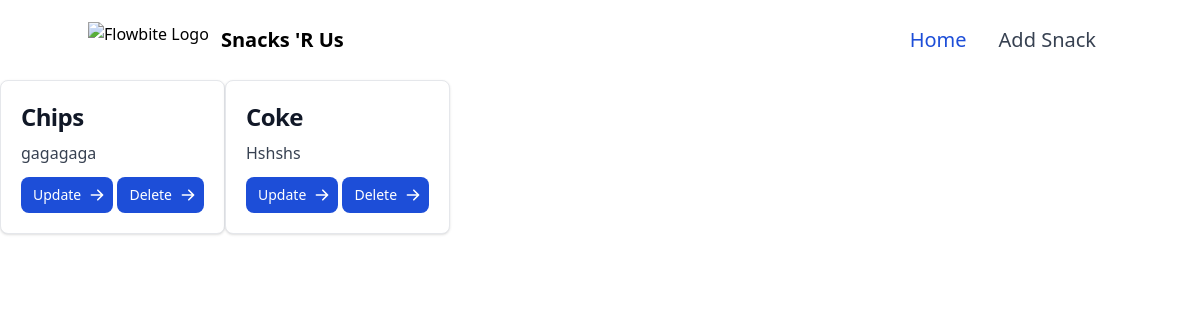
Before: / with the older database file.
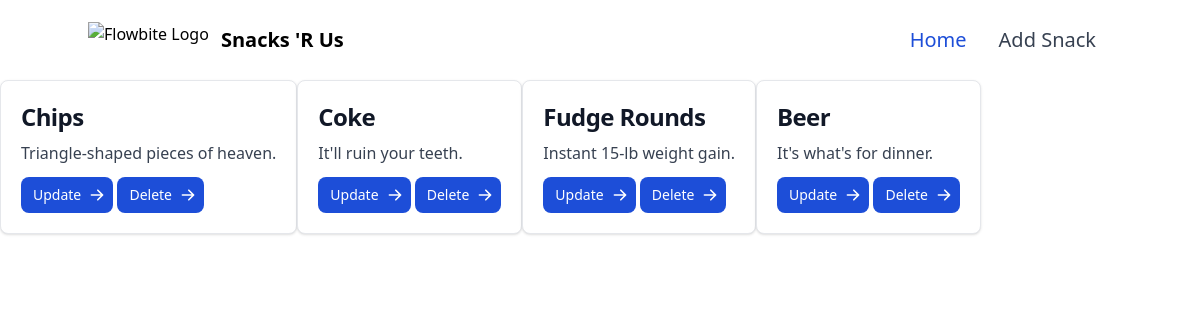
After: the same page with the newer database file.
### snacks/models.py (models this page shows, shortened)
class Snack(models.Model):
    name = models.CharField(max_length=256)
    rating = models.IntegerField(default=0)
    reviewer = models.ForeignKey(get_user_model(), on_delete=models.CASCADE)
    image_url = models.URLField(default="https://http.cat/404")
    reference_url = models.URLField(default="https://http.cat/404")
    description = models.TextField(default='')

### snacks/views.py (the view)
# urls.py: path('', SnackListView.as_view(), name='snack_list'),
class SnackListView(ListView):
    template_name = 'snack_list.html'
    model = Snack

### templates/snack_list.html (shortened to what this page needs)
{% extends 'base.html' %}
{% block content %}
    <div class="inline-flex items-center">
        {% for snack in object_list %}
            <div class="max-w-sm bg-white border border-gray-200 rounded-lg shadow dark:bg-gray-800 dark:border-gray-700">
                <div class="p-5">
                    <a href="{% url 'snack_detail' snack.pk %}">
                        <h5 class="mb-2 text-2xl font-bold tracking-tight text-gray-900 dark:text-white">{{ snack.name }}</h5>
                    </a>
                    <p class="mb-3 font-normal text-gray-700 dark:text-gray-400">{{ snack.description }}</p>
                    <a href="{% url 'snack_update' snack.pk %}" class="inline-flex items-center px-3 py-2 text-sm font-medium text-center text-white bg-blue-700 rounded-lg hover:bg-blue-800 focus:ring-4 focus:outline-none focus:ring-blue-300 dark:bg-blue-600 dark:hover:bg-blue-700 dark:focus:ring-blue-800">
                        Update
                    </a>
                    <a href="{% url 'snack_delete' snack.pk %}" class="inline-flex items-center px-3 py-2 text-sm font-medium text-center text-white bg-blue-700 rounded-lg hover:bg-blue-800 focus:ring-4 focus:outline-none focus:ring-blue-300 dark:bg-blue-600 dark:hover:bg-blue-700 dark:focus:ring-blue-800">
                        Delete
                    </a>
                </div>
            </div>
        {% endfor %}
    </div>
{% endblock content %}

### templates/base.html (shortened to what this page needs)
{% load compress %}
{% load static %}
<!doctype html>
<html lang="en">
<head>
    {% compress css %}
    <link rel="stylesheet" href="{% static 'src/output.css' %}">
    {% endcompress %}
</head>
<body>
    <nav class="bg-white border-gray-200 px-2 sm:px-4 py-2.5 rounded dark:bg-gray-900">
        <div class="container flex flex-wrap items-center justify-between mx-auto">
            <a href="{% url 'snack_list' %}" class="flex items-center">
                <img src="https://flowbite.com/docs/images/logo.svg" class="h-6 mr-3 sm:h-9" alt="Flowbite Logo" />
                <span class="self-center text-xl font-semibold whitespace-nowrap dark:text-white">Snacks 'R Us</span>
            </a>
            <div class="hidden w-full md:block md:w-auto" id="navbar-default">
              <ul class="flex flex-col p-4 mt-4 border border-gray-100 rounded-lg bg-gray-50 md:flex-row md:space-x-8 md:mt-0 md:text-xl md:font-medium md:border-0 md:bg-white dark:bg-gray-800 md:dark:bg-gray-900 dark:border-gray-700">
                <li>
                  <a href="{% url 'snack_list' %}" class="block py-2 pl-3 pr-4 text-white bg-blue-700 rounded md:bg-transparent md:text-blue-700 md:p-0 dark:text-white" aria-current="page">Home</a>
                </li>
                <li>
                  <a href="{% url 'snack_create' %}" class="block py-2 pl-3 pr-4 text-gray-700 rounded hover:bg-gray-100 md:hover:bg-transparent md:border-0 md:hover:text-blue-700 md:p-0 dark:text-gray-400 md:dark:hover:text-white dark:hover:bg-gray-700 dark:hover:text-white md:dark:hover:bg-transparent">Add Snack</a>
                </li>
              </ul>
            </div>
        </div>
    </nav>
    {% block content %}
    {% endblock content %}
</body>
</html>

Changed rows visible on the page:
changed Snack "Chips": description "gagagaga" → "Triangle-shaped pieces of heaven."
changed Snack "Coke": description "Hshshs" → "It'll ruin your teeth."
added Snack: name "Fudge Rounds", description "Instant 15-lb weight gain."
added Snack: name "Beer", description "It's what's for dinner."
